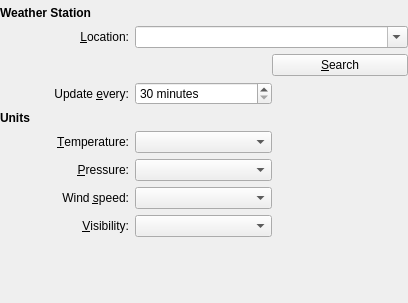
<?xml version="1.0" encoding="UTF-8"?>
<ui version="4.0">
 <class>WeatherConfig</class>
 <widget class="QWidget" name="WeatherConfig">
  <property name="geometry">
   <rect>
    <x>0</x>
    <y>0</y>
    <width>408</width>
    <height>303</height>
   </rect>
  </property>
  <property name="sizePolicy">
   <sizepolicy hsizetype="Expanding" vsizetype="Minimum">
    <horstretch>0</horstretch>
    <verstretch>0</verstretch>
   </sizepolicy>
  </property>
  <property name="minimumSize">
   <size>
    <width>0</width>
    <height>0</height>
   </size>
  </property>
  <property name="maximumSize">
   <size>
    <width>16777215</width>
    <height>16777215</height>
   </size>
  </property>
  <property name="windowTitle">
   <string>Weather Station Configuration</string>
  </property>
  <layout class="QGridLayout" name="gridLayout">
   <property name="margin">
    <number>0</number>
   </property>
   <item row="0" column="0" colspan="2">
    <widget class="KMessageWidget" name="locationMessage">
    </widget>
   </item>
   <item row="1" column="0">
    <widget class="QLabel" name="locationLabel">
     <property name="font">
      <font>
       <weight>75</weight>
       <bold>true</bold>
      </font>
     </property>
     <property name="text">
      <string>Weather Station</string>
     </property>
    </widget>
   </item>
   <item row="2" column="0">
    <widget class="QLabel" name="cityLabel">
     <property name="minimumSize">
      <size>
       <width>129</width>
       <height>0</height>
      </size>
     </property>
     <property name="text">
      <string>&amp;Location:</string>
     </property>
     <property name="alignment">
      <set>Qt::AlignRight|Qt::AlignTrailing|Qt::AlignVCenter</set>
     </property>
     <property name="buddy">
      <cstring>locationCombo</cstring>
     </property>
    </widget>
   </item>
   <item row="2" column="1">
    <layout class="QHBoxLayout" name="locationlayout">
     <property name="spacing">
      <number>0</number>
     </property>
     <item>
      <widget class="KComboBox" name="locationCombo">
       <property name="sizePolicy">
        <sizepolicy hsizetype="Preferred" vsizetype="Fixed">
         <horstretch>10</horstretch>
         <verstretch>0</verstretch>
        </sizepolicy>
       </property>
       <property name="editable">
        <bool>true</bool>
       </property>
       <property name="trapReturnKey">
        <bool>true</bool>
       </property>
      </widget>
     </item>
    </layout>
   </item>
   <item row="3" column="1">
    <layout class="QHBoxLayout" name="locationSearchLayout">
     <property name="spacing">
      <number>0</number>
     </property>
     <item>
      <spacer name="horizontalSpacer_6">
       <property name="orientation">
        <enum>Qt::Horizontal</enum>
       </property>
       <property name="sizeHint" stdset="0">
        <size>
         <width>40</width>
         <height>20</height>
        </size>
       </property>
      </spacer>
     </item>
     <item>
      <widget class="KPushButton" name="changeButton">
       <property name="sizePolicy">
        <sizepolicy hsizetype="Expanding" vsizetype="Fixed">
         <horstretch>0</horstretch>
         <verstretch>0</verstretch>
        </sizepolicy>
       </property>
       <property name="text">
        <string>&amp;Search</string>
       </property>
      </widget>
     </item>
    </layout>
   </item>
   <item row="4" column="0">
    <widget class="QLabel" name="intervalLabel">
     <property name="minimumSize">
      <size>
       <width>129</width>
       <height>0</height>
      </size>
     </property>
     <property name="text">
      <string>Update &amp;every:</string>
     </property>
     <property name="alignment">
      <set>Qt::AlignRight|Qt::AlignTrailing|Qt::AlignVCenter</set>
     </property>
     <property name="buddy">
      <cstring>updateIntervalSpinBox</cstring>
     </property>
    </widget>
   </item>
   <item row="4" column="1">
    <layout class="QHBoxLayout" name="horizontalLayout_4">
     <property name="spacing">
      <number>0</number>
     </property>
     <item>
      <widget class="KIntSpinBox" name="updateIntervalSpinBox">
       <property name="sizePolicy">
        <sizepolicy hsizetype="Expanding" vsizetype="Fixed">
         <horstretch>0</horstretch>
         <verstretch>0</verstretch>
        </sizepolicy>
       </property>
       <property name="suffix">
        <string> minutes</string>
       </property>
       <property name="minimum">
        <number>30</number>
       </property>
       <property name="maximum">
        <number>3600</number>
       </property>
       <property name="singleStep">
        <number>5</number>
       </property>
      </widget>
     </item>
     <item>
      <spacer name="horizontalSpacer_5">
       <property name="orientation">
        <enum>Qt::Horizontal</enum>
       </property>
       <property name="sizeHint" stdset="0">
        <size>
         <width>40</width>
         <height>20</height>
        </size>
       </property>
      </spacer>
     </item>
    </layout>
   </item>
   <item row="5" column="0">
    <widget class="QLabel" name="unitsLabel">
     <property name="font">
      <font>
       <weight>75</weight>
       <bold>true</bold>
      </font>
     </property>
     <property name="text">
      <string>Units</string>
     </property>
    </widget>
   </item>
   <item row="6" column="1">
    <layout class="QHBoxLayout" name="horizontalLayout_5">
     <property name="spacing">
      <number>0</number>
     </property>
     <item>
      <widget class="KComboBox" name="temperatureComboBox">
       <property name="sizePolicy">
        <sizepolicy hsizetype="Expanding" vsizetype="Fixed">
         <horstretch>0</horstretch>
         <verstretch>0</verstretch>
        </sizepolicy>
       </property>
      </widget>
     </item>
     <item>
      <spacer name="horizontalSpacer_4">
       <property name="orientation">
        <enum>Qt::Horizontal</enum>
       </property>
       <property name="sizeHint" stdset="0">
        <size>
         <width>40</width>
         <height>20</height>
        </size>
       </property>
      </spacer>
     </item>
    </layout>
   </item>
   <item row="6" column="0">
    <widget class="QLabel" name="temperatureLabel">
     <property name="minimumSize">
      <size>
       <width>129</width>
       <height>0</height>
      </size>
     </property>
     <property name="text">
      <string>&amp;Temperature:</string>
     </property>
     <property name="alignment">
      <set>Qt::AlignRight|Qt::AlignTrailing|Qt::AlignVCenter</set>
     </property>
     <property name="buddy">
      <cstring>temperatureComboBox</cstring>
     </property>
    </widget>
   </item>
   <item row="7" column="0">
    <widget class="QLabel" name="pressureLabel">
     <property name="minimumSize">
      <size>
       <width>129</width>
       <height>0</height>
      </size>
     </property>
     <property name="text">
      <string>&amp;Pressure:</string>
     </property>
     <property name="alignment">
      <set>Qt::AlignRight|Qt::AlignTrailing|Qt::AlignVCenter</set>
     </property>
     <property name="buddy">
      <cstring>pressureComboBox</cstring>
     </property>
    </widget>
   </item>
   <item row="7" column="1">
    <layout class="QHBoxLayout" name="horizontalLayout_6">
     <property name="spacing">
      <number>0</number>
     </property>
     <item>
      <widget class="KComboBox" name="pressureComboBox">
       <property name="sizePolicy">
        <sizepolicy hsizetype="Expanding" vsizetype="Fixed">
         <horstretch>0</horstretch>
         <verstretch>0</verstretch>
        </sizepolicy>
       </property>
      </widget>
     </item>
     <item>
      <spacer name="horizontalSpacer_3">
       <property name="orientation">
        <enum>Qt::Horizontal</enum>
       </property>
       <property name="sizeHint" stdset="0">
        <size>
         <width>40</width>
         <height>20</height>
        </size>
       </property>
      </spacer>
     </item>
    </layout>
   </item>
   <item row="8" column="0">
    <widget class="QLabel" name="speedLabel">
     <property name="minimumSize">
      <size>
       <width>129</width>
       <height>0</height>
      </size>
     </property>
     <property name="text">
      <string>Wind &amp;speed:</string>
     </property>
     <property name="alignment">
      <set>Qt::AlignRight|Qt::AlignTrailing|Qt::AlignVCenter</set>
     </property>
     <property name="buddy">
      <cstring>speedComboBox</cstring>
     </property>
    </widget>
   </item>
   <item row="8" column="1">
    <layout class="QHBoxLayout" name="horizontalLayout_7">
     <property name="spacing">
      <number>0</number>
     </property>
     <item>
      <widget class="KComboBox" name="speedComboBox">
       <property name="sizePolicy">
        <sizepolicy hsizetype="Expanding" vsizetype="Fixed">
         <horstretch>0</horstretch>
         <verstretch>0</verstretch>
        </sizepolicy>
       </property>
      </widget>
     </item>
     <item>
      <spacer name="horizontalSpacer_2">
       <property name="orientation">
        <enum>Qt::Horizontal</enum>
       </property>
       <property name="sizeHint" stdset="0">
        <size>
         <width>40</width>
         <height>20</height>
        </size>
       </property>
      </spacer>
     </item>
    </layout>
   </item>
   <item row="9" column="0">
    <widget class="QLabel" name="visibilityLabel">
     <property name="minimumSize">
      <size>
       <width>129</width>
       <height>0</height>
      </size>
     </property>
     <property name="text">
      <string>&amp;Visibility:</string>
     </property>
     <property name="alignment">
      <set>Qt::AlignRight|Qt::AlignTrailing|Qt::AlignVCenter</set>
     </property>
     <property name="buddy">
      <cstring>visibilityComboBox</cstring>
     </property>
    </widget>
   </item>
   <item row="9" column="1">
    <layout class="QHBoxLayout" name="horizontalLayout_8">
     <property name="spacing">
      <number>0</number>
     </property>
     <item>
      <widget class="KComboBox" name="visibilityComboBox">
       <property name="sizePolicy">
        <sizepolicy hsizetype="Expanding" vsizetype="Fixed">
         <horstretch>0</horstretch>
         <verstretch>0</verstretch>
        </sizepolicy>
       </property>
      </widget>
     </item>
     <item>
      <spacer name="horizontalSpacer">
       <property name="orientation">
        <enum>Qt::Horizontal</enum>
       </property>
       <property name="sizeHint" stdset="0">
        <size>
         <width>40</width>
         <height>20</height>
        </size>
       </property>
      </spacer>
     </item>
    </layout>
   </item>
   <item row="10" column="0">
    <spacer name="verticalSpacer">
     <property name="orientation">
      <enum>Qt::Vertical</enum>
     </property>
     <property name="sizeHint" stdset="0">
      <size>
       <width>17</width>
       <height>13</height>
      </size>
     </property>
    </spacer>
   </item>
  </layout>
 </widget>
 <customwidgets>
  <customwidget>
   <class>KMessageWidget</class>
   <extends>QFrame</extends>
   <header>kmessagewidget.h</header>
   <container>1</container>
  </customwidget>
  <customwidget>
   <class>KIntSpinBox</class>
   <extends>QSpinBox</extends>
   <header>knuminput.h</header>
  </customwidget>
  <customwidget>
   <class>KPushButton</class>
   <extends>QPushButton</extends>
   <header>kpushbutton.h</header>
  </customwidget>
  <customwidget>
   <class>KComboBox</class>
   <extends>QComboBox</extends>
   <header>kcombobox.h</header>
  </customwidget>
 </customwidgets>
 <connections/>
</ui>
